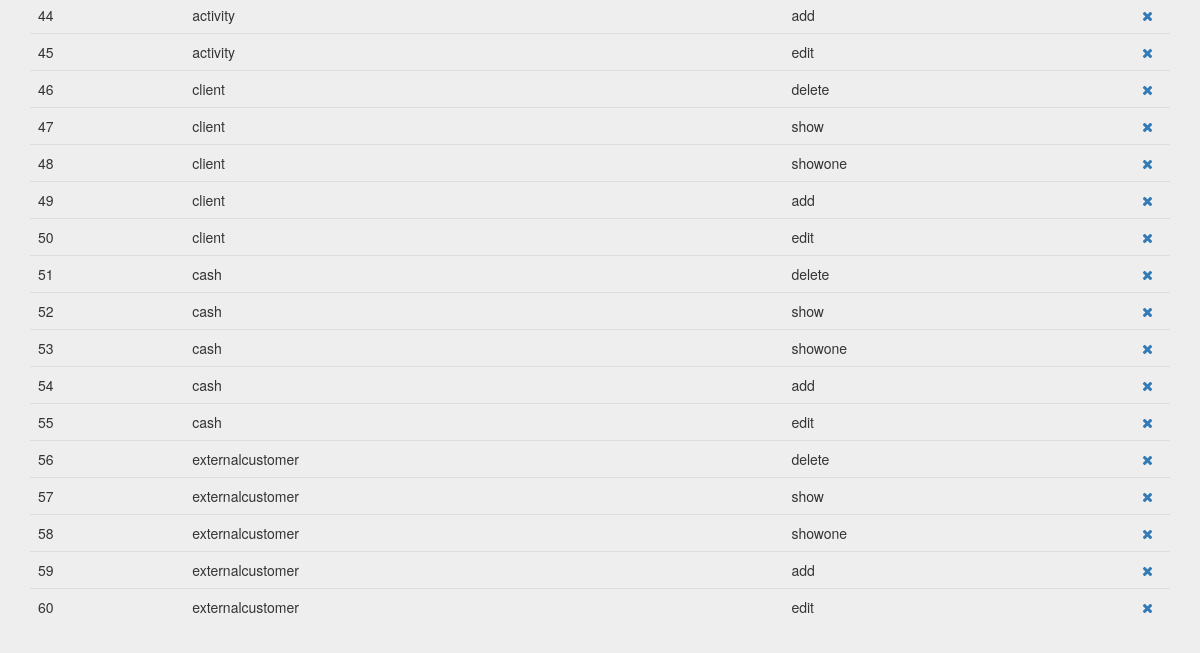
The app's page /index.php?controller=permission&action=show&orderby=id (signed in, lower part), older data.
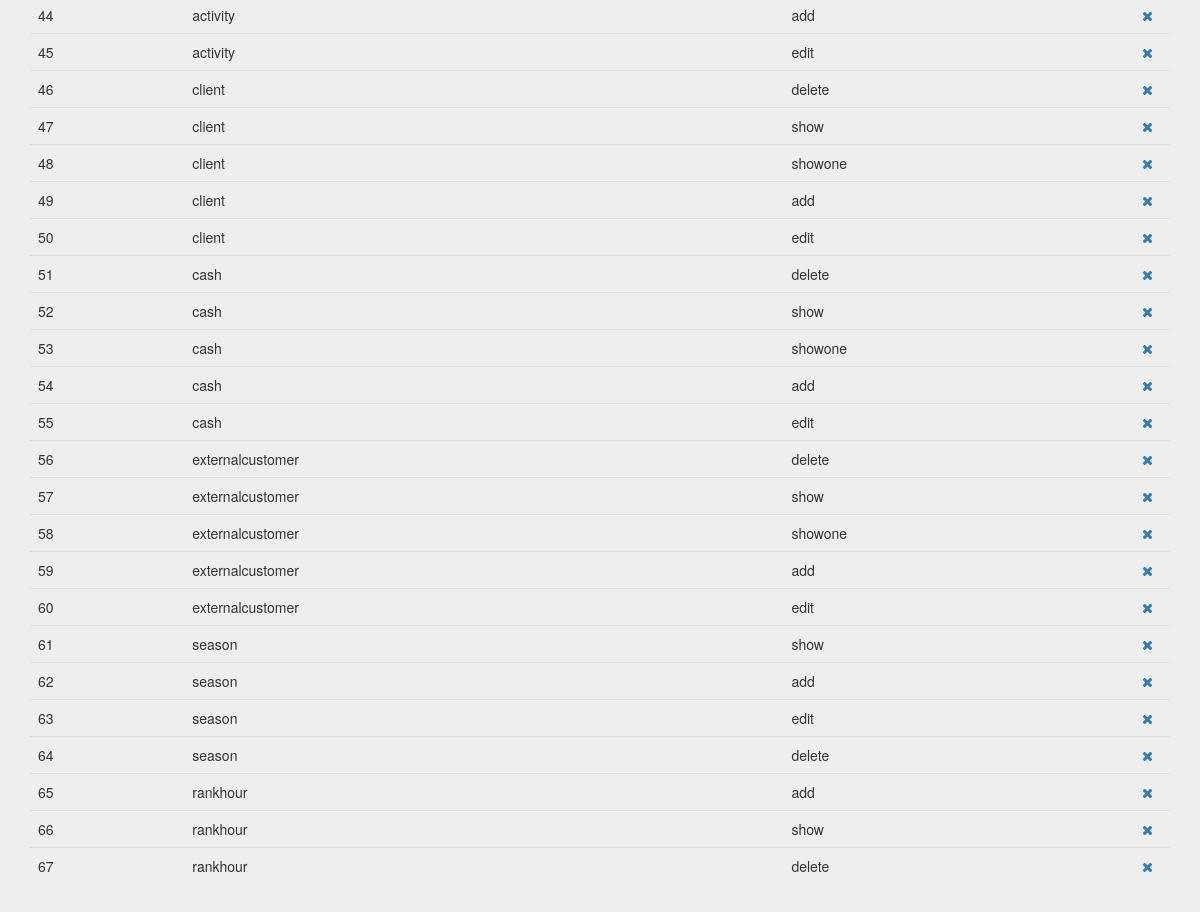
The same page, newer data.
### tables this page shows
create table `permission` (
`id` int(11) not null,
  `controller` varchar(25) not null,
  `action` varchar(25) not null
);

### core/ViewManager.php (called while the page is built, shortened)
<?php
class ViewManager {
    private $variables = array();
    public function setVariable($varname, $value, $flash=false) {
        $this->variables[$varname] = $value;
    }
    public function getVariable($varname, $default=NULL) {
        if (!isset($this->variables[$varname])) {
            return $default;
        }
        return $this->variables[$varname];
    }
    public function render($controller, $viewname) {
        include(__DIR__."/../Views/$controller/$viewname.php");
    }
    private static $viewmanager_singleton = NULL;
    public static function getInstance() {
        if (self::$viewmanager_singleton == null) {
            self::$viewmanager_singleton = new ViewManager();
        }
        return self::$viewmanager_singleton;
    }
}

### Controllers/PERMISSION_Controller.php (called while the page is built, shortened)
<?php
require_once(__DIR__."/../core/ViewManager.php");
require_once(__DIR__."/../Models/Permission.php");
require_once(__DIR__."/../Models/PERMISSION_Model.php");
class PERMISSION_Controller extends BaseController {
    private $controllerMapper;
    private $actionMapper;
    private $permissionMapper;
    public function __construct() {
        $this->controllerMapper = new CONTROLLER_Model();
        $this->actionMapper = new ACTION_Model();
        $this->permissionMapper = new PERMISSION_Model();
        $this->view->setLayout("default");
    }
    public function show(){
        $controllers = $this->controllerMapper->fetch_all();
        $actions = $this->actionMapper->fetch_all();
        if (isset($_GET["orderby"])) {
            $permissions = $this->permissionMapper->fetch_all($_GET["orderby"]);
        } else {
            $permissions = $this->permissionMapper->fetch_all();
        }
        $this->view->setVariable("permissions", $permissions);
        $this->view->setVariable("controllers", $controllers);
        $this->view->setVariable("actions", $actions);
        $this->view->render("permission", "PERMISSION_SHOW_Vista");
    }
}

### index.php (called while the page is built, shortened)
<?php
function run() {
    try{
        $controller = loadController($_GET["controller"]);
        $actionName = $_GET["action"];
        $controller->$actionName();
    } catch(Exception $ex) {
        die($ex->getMessage());
  }
}
function loadController($controllerName) {
    return new $controllerClassName();
}
run();
?>

### Models/Permission.php (called while the page is built, shortened)
<?php
class Permission {
    private $id;
    private $controller;
    private $action;
    public function __construct($id=NULL, $controller=NULL, $action=NULL) {
        $this->id = $id;
        $this->controller = $controller;
        $this->action = $action;
    }
    public function getID() {
        return $this->id;
    }
    public function getController() {
        return $this->controller;
    }
    public function getAction() {
        return $this->action;
    }
}

### Models/PERMISSION_Model.php (called while the page is built, shortened)
<?php
require_once(__DIR__."/../core/PDOConnection.php");
class PERMISSION_Model {
    private $db;
    public function __construct() {
        $this->db = PDOConnection::getInstance();
    }
    public function fetch_all($orderby = "controller"){
        $sql = $this->db->prepare("SELECT * FROM permission ORDER BY ".htmlspecialchars($orderby));
        $sql->execute();
        $permissions_db = $sql->fetchAll(PDO::FETCH_ASSOC);
        $permissions = array();
        foreach ($permissions_db as $permission) {
            array_push($permissions, new Permission($permission["id"], $permission["controller"], $permission["action"]));
        }
        return $permissions;
    }
}

### core/PDOConnection.php (called while the page is built)
<?php
class PDOConnection {
    private static $dbhost = "127.0.0.1";
    private static $dbname = "moovett";
    private static $dbuser = "moovett";
    private static $dbpass = "moovett";
    private static $db_singleton = null;
    public static function getInstance() {
        if (self::$db_singleton == null) {
            self::$db_singleton = new PDO(
                "mysql:host=".self::$dbhost.";dbname=".self::$dbname.";charset=utf8",
                self::$dbuser,
                self::$dbpass,
                array(
                    PDO::ATTR_EMULATE_PREPARES => false,
                    PDO::ATTR_ERRMODE => PDO::ERRMODE_EXCEPTION
                )
            );
        }
        return self::$db_singleton;
    }
}
?>

### Views/permission/PERMISSION_SHOW_Vista.php (the view, shortened to what this page needs)
<?php
require_once(__DIR__."/../../core/ViewManager.php");
$view = ViewManager::getInstance();
$view->setVariable("title", "Manage Permissions");
$permissions = $view->getVariable("permissions");
?>
<div class="jumbotron">
    <div class="container">
      </div>
      <div class="top-buffer">
      <table class="table">
      <tbody>
	  <?php foreach($permissions as $permission){ ?>
          <tr>
	      <td><?php echo $permission->getID(); ?></td>
          <td><?php echo $permission->getController(); ?></td>
          <td><?php echo $permission->getAction(); ?></td>
          <td>
              <a href="index.php?controller=permission&action=delete&amp;id=<?php echo $permission->getID();  ?>" role="button" data-toggle="modal"><i class="fa fa-times" aria-hidden="true"></i></a>
          </td>
        </tr>
	<?php } ?>
      </tbody>
</table>
    </div>
</div>

Row changes from the older to the newer data that the page shows:
added permission: id "61", controller "season", action "show"
added permission: id "62", controller "season", action "add"
added permission: id "63", controller "season", action "edit"
added permission: id "64", controller "season", action "delete"
added permission: id "65", controller "rankhour", action "add"
added permission: id "66", controller "rankhour", action "show"
added permission: id "67", controller "rankhour", action "delete"
